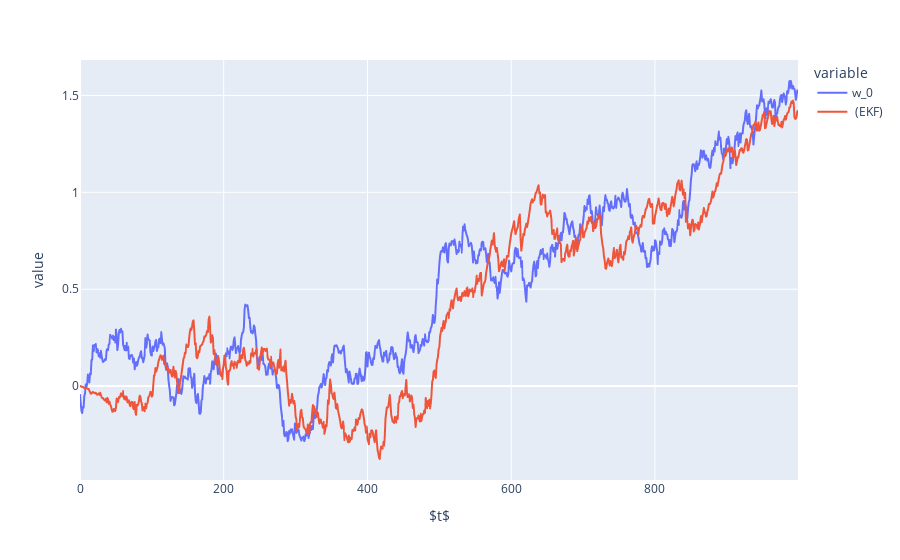

Notebook source saved alongside this figure:
### Code cell
df = pd.read_csv("data.csv", index_col=0)
fig = px.line(df[["w_0", " (EKF)"]])
fig.show()

### Figure 1 — Plotly figure (JSON) as saved in the notebook; plotly's stock layout.template omitted (floating-point values rounded to 4 significant figures; data arrays with more than 128 entries replaced by an {"elided": "..."} marker saying what was removed)
{"data": [{"hovertemplate": "variable=w_0<br>$t$=%{x}<br>value=%{y}<extra></extra>", "legendgroup": "w_0", "line": {"color": "#636efa", "dash": "solid"}, "marker": {"symbol": "circle"}, "mode": "lines", "name": "w_0", "showlegend": true, "type": "scattergl", "x": {"elided": "1000 int values"}, "xaxis": "x", "y": {"elided": "1000 float values"}, "yaxis": "y"}, {"hovertemplate": "variable= (EKF)<br>$t$=%{x}<br>value=%{y}<extra></extra>", "legendgroup": " (EKF)", "line": {"color": "#EF553B", "dash": "solid"}, "marker": {"symbol": "circle"}, "mode": "lines", "name": " (EKF)", "showlegend": true, "type": "scattergl", "x": {"elided": "1000 int values"}, "xaxis": "x", "y": {"elided": "1000 float values"}, "yaxis": "y"}], "layout": {"legend": {"title": {"text": "variable"}, "tracegroupgap": 0}, "margin": {"t": 60}, "xaxis": {"anchor": "y", "domain": [0, 1], "title": {"text": "$t$"}}, "yaxis": {"anchor": "x", "domain": [0, 1], "title": {"text": "value"}}}}
